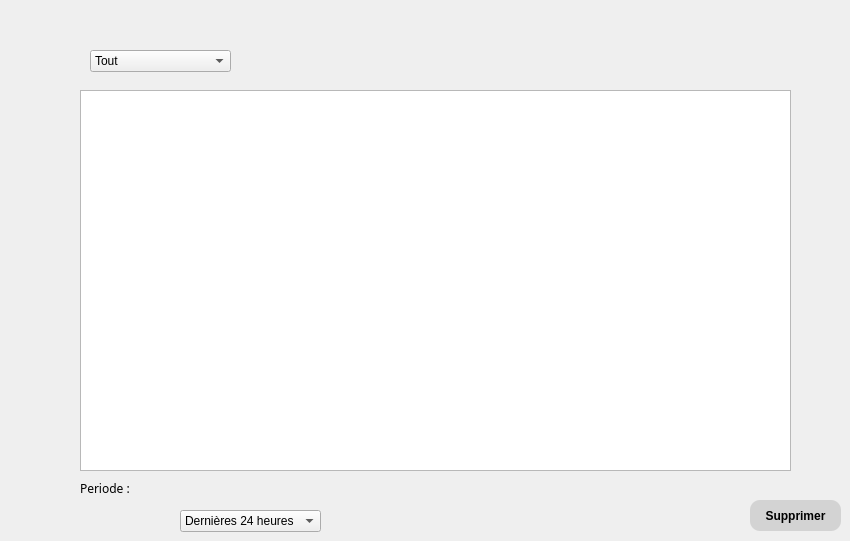
   <widget class="QWidget" name="tab_2">
    <attribute name="title">
     <string>Historique</string>
    </attribute>
    <widget class="QComboBox" name="comboBox">
     <property name="geometry">
      <rect>
       <x>90</x>
       <y>50</y>
       <width>141</width>
       <height>22</height>
      </rect>
     </property>
     <item>
      <property name="text">
       <string>Tout</string>
      </property>
     </item>
     <item>
      <property name="text">
       <string>Historique d'ajout</string>
      </property>
     </item>
     <item>
      <property name="text">
       <string>Historique de suppression</string>
      </property>
     </item>
    </widget>
    <widget class="QListView" name="listView">
     <property name="geometry">
      <rect>
       <x>80</x>
       <y>90</y>
       <width>711</width>
       <height>381</height>
      </rect>
     </property>
    </widget>
    <widget class="QComboBox" name="comboBox_2">
     <property name="geometry">
      <rect>
       <x>180</x>
       <y>510</y>
       <width>141</width>
       <height>22</height>
      </rect>
     </property>
     <property name="styleSheet">
      <string notr="true"/>
     </property>
     <item>
      <property name="text">
       <string>Dernières 24 heures</string>
      </property>
     </item>
     <item>
      <property name="text">
       <string>7 derniers jours</string>
      </property>
     </item>
     <item>
      <property name="text">
       <string>4 dernières semaines</string>
      </property>
     </item>
     <item>
      <property name="text">
       <string>Toutes les données</string>
      </property>
     </item>
    </widget>
    <widget class="QLabel" name="label_8">
     <property name="geometry">
      <rect>
       <x>80</x>
       <y>480</y>
       <width>101</width>
       <height>16</height>
      </rect>
     </property>
     <property name="font">
      <font>
       <family>Arial Black</family>
       <pointsize>9</pointsize>
       <weight>10</weight>
       <italic>false</italic>
       <bold>false</bold>
      </font>
     </property>
     <property name="styleSheet">
      <string notr="true">font: 87 9pt &quot;Arial Black&quot;;</string>
     </property>
     <property name="text">
      <string>Periode :</string>
     </property>
    </widget>
    <widget class="QPushButton" name="pushButton_2">
     <property name="geometry">
      <rect>
       <x>750</x>
       <y>500</y>
       <width>91</width>
       <height>31</height>
      </rect>
     </property>
     <property name="styleSheet">
      <string notr="true">QPushButton{
    background-color: lightgrey;
    color: rgb(0, 0, 0);
    border: rgba(0, 0, 0, .175)solid 3px;
    width: 70%;
    border-radius: 10px;
    box-shadow: 10px inset whitesmoke;
    padding:inherit; 
    font-size: 12px;
    font-family: Arial, Helvetica, sans-serif;
    font-weight:bold;
    text-align: center ;
    line-height: 5ex;  
  
}
QPushButton::hover{background-color:pink;}
QPushButton::pressed{background-color:lime;}
</string>
     </property>
     <property name="text">
      <string>Supprimer</string>
     </property>
    </widget>
   </widget>
